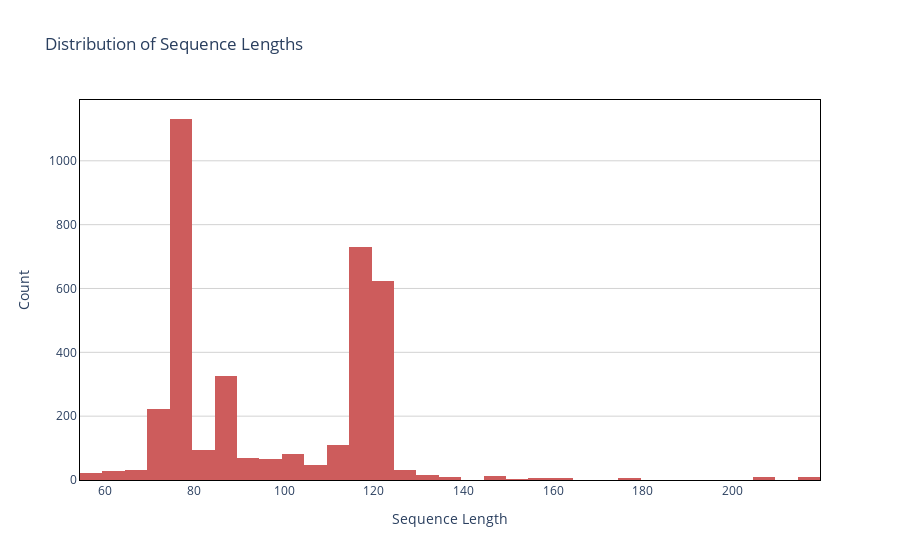

Source (notebook cell):
### Code cell
# Unpooled
fig = study.dist_of_seq_lengths(
    # min_cov = 1000,
    # sample=['8_1_S2_L001','8_2_S3_L001'],
    # sample=['8_2_S3_L001'],
    # reference = 'ABCA4',
    # section = ['full'],
)['fig']
fig.show()

### Figure 1 — Plotly figure (JSON) as saved in the notebook; plotly's stock layout.template omitted (floating-point values rounded to 4 significant figures; data arrays with more than 128 entries replaced by an {"elided": "..."} marker saying what was removed)
{"data": [{"hovertemplate": "Sequence length: %{x}<br>Count: %{y}<extra></extra>", "marker": {"color": "indianred"}, "nbinsx": 50, "type": "histogram", "x": {"elided": "3686 int values"}}], "layout": {"paper_bgcolor": "white", "plot_bgcolor": "white", "title": {"text": "Distribution of Sequence Lengths"}, "xaxis": {"autorange": true, "linecolor": "black", "linewidth": 1, "mirror": true, "title": {"text": "Sequence Length"}}, "yaxis": {"gridcolor": "lightgray", "linecolor": "black", "linewidth": 1, "mirror": true, "title": {"text": "Count"}}}}
